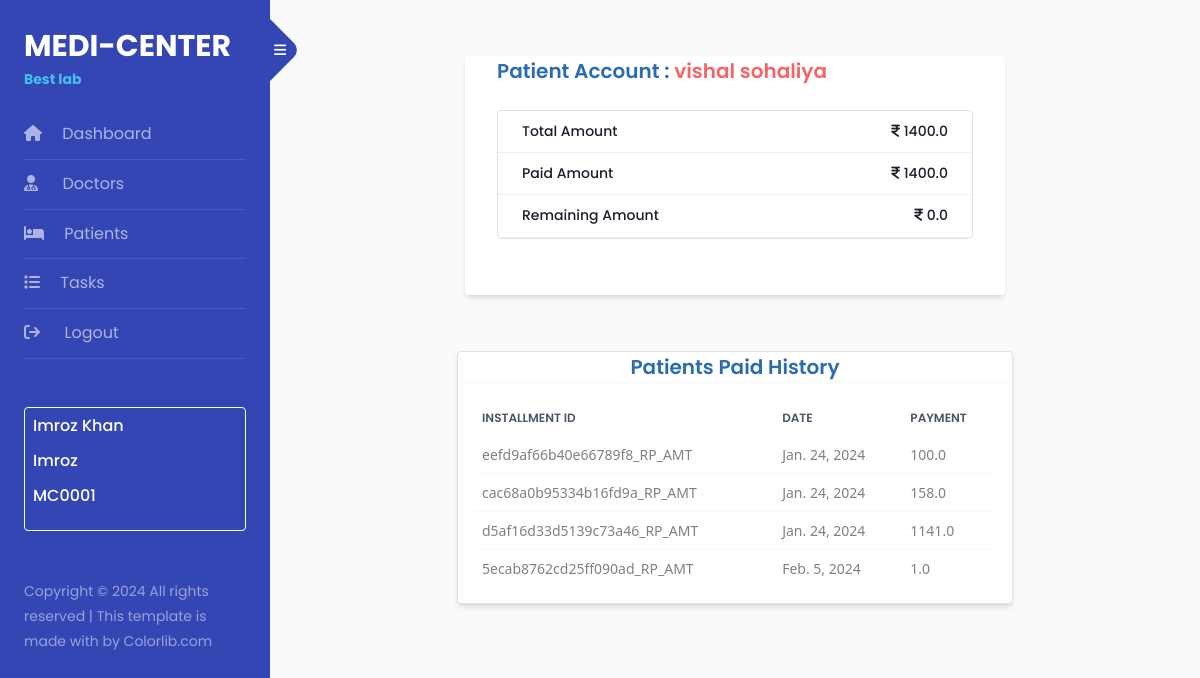
Screenshot of /dashboard/patient_account/2 (signed in) with the database file from the repository.
### master/models.py (models this page shows, shortened)
class BaseClass(models.Model):
    created_at = models.DateTimeField(auto_now_add=True)
    updated_at = models.DateTimeField(auto_now=True)
    class Meta:
        abstract = True

class Patient(BaseClass):
    first_name = models.CharField(max_length=255)
    last_name = models.CharField(max_length=255)
    mobile = models.CharField(max_length=255)
    doctor_id = models.ForeignKey(doctor, on_delete=models.CASCADE)
    report_type = models.ForeignKey(ReportType, on_delete=models.CASCADE)
    total_amount = models.FloatField(blank=True)
    paid_amount = models.FloatField(default=0)
    remaining_amount = models.FloatField(blank=True)
    payment_status = models.CharField(max_length=255, default='Pending')
    address = models.TextField()

class paid_installment(BaseClass):
    payment_id = models.CharField(primary_key=True, blank=True, max_length=255)
    patient_id = models.ForeignKey(Patient, on_delete=models.CASCADE)
    paid_date = models.DateField(default=timezone.now)
    paid_payment = models.FloatField()

### staff/views.py (the view)
    def wrapper(request, *args, **kwargs):
        if 'staff_id' in request.session:
            return view_func(request, *args, **kwargs)
        else:
            return redirect('login_view')

### master/views.py (called while the page is built, shortened)
def get_patient_details(patient_id=None):
    if patient_id is None:
        get_patient = Patient.objects.all().order_by('-id')
    else:
        get_patient = Patient.objects.get(id=patient_id)
    return get_patient

@staff_authenticated
def patient_account(request, patient_id):
    get_patient = get_patient_details(patient_id=patient_id)
    payment_entries = paid_installment.objects.filter(patient_id=patient_id)
    context = {
        'patient':get_patient,
        'entreis':payment_entries
    }
    return render(request, 'patient-account.html', context)

### staff/views.py (called while the page is built)
def staff_authenticated(view_func):
    def wrapper(request, *args, **kwargs):
        if 'staff_id' in request.session:
            return view_func(request, *args, **kwargs)
        else:
            return redirect('login_view')
    return wrapper

### master/templates/patient-account.html (shortened to what this page needs)
{% extends 'base.html' %}
{% block body %}
<div class="flex flex-col lg:flex-row justify-center">
    <div class="lg:w-2/3 ">
        <form action="" method="post" class="bg-white shadow-md rounded px-8 pb-8 m-2">
            <h3 class="self-center text-xl mb-6 font-semibold whitespace-nowrap dark:text-white text-blue-700">
                Patient Account : <span class="text-red-500">{{patient.first_name}} {{patient.last_name}}</span> </h3>
            <div
                class="w-fll text-gray-900 bg-white border border-gray-200 rounded-lg dark:bg-gray-700 dark:border-gray-600 dark:text-white my-4">
                <a
                    class="relative inline-flex items-center w-full px-4 py-2 text-sm font-medium border-b border-gray-200 rounded-t-lg hover:bg-gray-100 hover:text-blue-700 focus:z-10 focus:ring-2 focus:ring-blue-700 focus:text-blue-700 dark:border-gray-600 dark:hover:bg-gray-600 dark:hover:text-white dark:focus:ring-gray-500 dark:focus:text-white justify-between">
                    <span>Total Amount</span>
                    <span><i class="fa fa-inr"></i> {{patient.total_amount}}</span>
                </a>
                <a
                    class="relative inline-flex items-center w-full px-4 py-2 text-sm font-medium border-b border-gray-200 hover:bg-gray-100 hover:text-blue-700 focus:z-10 focus:ring-2 focus:ring-blue-700 focus:text-blue-700 dark:border-gray-600 dark:hover:bg-gray-600 dark:hover:text-white dark:focus:ring-gray-500 dark:focus:text-white justify-between">
                    <span>Paid Amount</span>
                    <span><i class="fa fa-inr"></i> {{patient.paid_amount}}</span>
                </a>
                <a
                    class="relative inline-flex items-center w-full px-4 py-2 text-sm font-medium border-b border-gray-200 hover:bg-gray-100 hover:text-blue-700 focus:z-10 focus:ring-2 focus:ring-blue-700 focus:text-blue-700 dark:border-gray-600 dark:hover:bg-gray-600 dark:hover:text-white dark:focus:ring-gray-500 dark:focus:text-white justify-between">
                    <span>Remaining Amount</span>
                    <span><i class="fa fa-inr"></i> {{patient.remaining_amount}}</span>
                </a>
            </div>
        </form>
    </div>
</div>
<div class="lg:w-2/3  bg-white border border-gray-200 shadow-md rounded my-5 mx-auto">
    <header class="border-b border-gray-100">
        <h2
            class="self-center text-center text-xl font-semibold whitespace-nowrap dark:text-white text-blue-700">
            Patients Paid History</h2>
    </header>
    <div class="p-3">
        <div class="overflow-x-auto">
            <table class="table-auto w-full">
                <thead class="text-xs font-semibold uppercase text-gray-700 bg-gray-50">
                    <tr>
                        <th class="p-2 whitespace-nowrap">
                            <div class="font-semibold text-left">Installment ID</div>
                        </th>
                        <th class="p-2 whitespace-nowrap">
                            <div class="font-semibold text-left">Date</div>
                        </th>
                        <th class="p-2 whitespace-nowrap">
                            <div class="font-semibold text-left">Payment</div>
                        </th>
                    </tr>
                </thead>
                <tbody class="text-sm divide-y divide-gray-100">
                    {% if entreis|length == 0 %}
                    <tr class="bg-white dark:bg-gray-800">
                        <td colspan="6" class="px-6 py-4 text-center text-xl">
                            Payment Entry Not Available.
                        </td>
                    </tr>
                    {% else %}
                    {% for entry in entreis %}
                    <tr>
                        <td class="p-2 whitespace-nowrap ">
                            <div class="flex items-center">
                                <div class="flex items-center gap-3">
                                    <div class="flex flex-col">
                                        <p
                                            class="block antialiased font-sans text-sm leading-normal text-blue-gray-900 font-normal">
                                            {{entry.payment_id}}</p>
                                    </div>
                                </div>
                        </td>
                        <td class="p-2 whitespace-nowrap">
                            <div class="flex items-center gap-3">
                                <div class="flex flex-col">
                                    <p
                                        class="block antialiased font-sans text-sm leading-normal text-blue-gray-900 font-normal">
                                        {{entry.paid_date}}
                                    </p>
                                </div>
                            </div>
                        </td>
                        <td class="p-2 whitespace-nowrap">
                            <div class="flex items-center gap-3">
                                <div class="flex flex-col">
                                    <p
                                        class="block antialiased font-sans text-sm leading-normal text-blue-gray-900 font-normal">
                                        {{entry.paid_payment}}
                                    </p>
                                </div>
                            </div>
                        </td>
                    </tr>
                    {% endfor %}
                    {% endif %}
                </tbody>
            </table>
        </div>
    </div>
</div>
{% endblock %}

### rows the page displays
Patient: first_name "vishal", last_name "sohaliya", total_amount "1400.0", paid_amount "1400.0", remaining_amount "0.0"
paid_installment: payment_id "eefd9af66b40e66789f8_RP_AMT", paid_date "Jan. 24, 2024", paid_payment "100.0"
paid_installment: payment_id "cac68a0b95334b16fd9a_RP_AMT", paid_date "Jan. 24, 2024", paid_payment "158.0"
paid_installment: payment_id "d5af16d33d5139c73a46_RP_AMT", paid_date "Jan. 24, 2024", paid_payment "1141.0"
paid_installment: payment_id "5ecab8762cd25ff090ad_RP_AMT", paid_date "Feb. 5, 2024", paid_payment "1.0"

### other values shown
{{ request.session.first_name|title }} "Imroz"
{{ request.session.last_name|title }} "Khan"
{{ request.session.role|title }} "Imroz"
{{ request.session.staff_id }} "MC0001"
